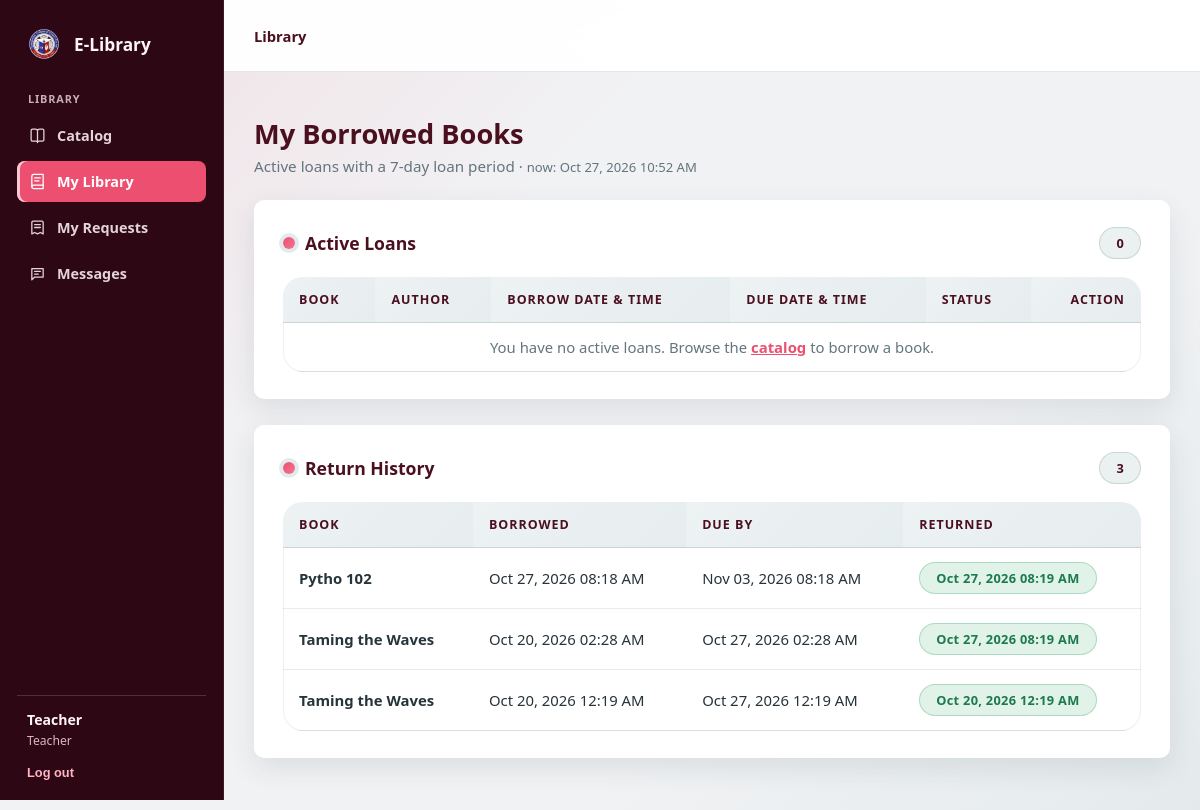
The app's page /my-books/ (signed in) with its own data.
### Rejean_App/models.py (models this page shows, shortened)
class CustomUser(AbstractUser):
    ROLE_STUDENT = 'student'
    ROLE_TEACHER = 'teacher'
    ROLE_STAFF = 'staff'
    ROLE_CHOICES = [
        (ROLE_STUDENT, 'Student'),
        (ROLE_TEACHER, 'Teacher'),
        (ROLE_STAFF, 'Staff'),
    ]
    role = models.CharField(max_length=10, choices=ROLE_CHOICES, default=ROLE_STUDENT)
    @property
    def is_staff_role(self):
        return self.is_superuser or self.role == self.ROLE_STAFF
    @property
    def account_role_display(self):
        return 'Admin' if self.is_superuser else self.get_role_display()

class BorrowRecord(models.Model):
    user = models.ForeignKey(CustomUser, on_delete=models.CASCADE, related_name='borrow_records')
    book = models.ForeignKey(Book, on_delete=models.CASCADE, related_name='borrow_records')
    borrowed_at = models.DateTimeField(auto_now_add=True)
    due_by = models.DateTimeField()
    returned_at = models.DateTimeField(null=True, blank=True)
    class Meta:
        ordering = ['-borrowed_at']
    @property
    def is_returned(self):
        return self.returned_at is not None

class Book(models.Model):
    AVAILABLE = 'Available'
    NOT_AVAILABLE = 'Not Available'
    AVAILABILITY_CHOICES = [
        (AVAILABLE, 'Available'),
        (NOT_AVAILABLE, 'Not Available'),
    ]
    book_id = models.AutoField(primary_key=True)
    book_name = models.CharField(max_length=100)
    author = models.CharField(max_length=100)
    genre = models.CharField(max_length=50)
    availability = models.CharField(max_length=20, choices=AVAILABILITY_CHOICES, default=AVAILABLE)

### Rejean_App/views.py (the view)
# urls.py: path('my-books/', views.my_books, name='my_books'),
@login_required
def my_books(request):
    records = BorrowRecord.objects.filter(user=request.user)
    active = [r for r in records if not r.is_returned]
    history = [r for r in records if r.is_returned]
    context = {
        'active': active,
        'history': history,
        'return_form': ReturnForm(),
        'now': timezone.now(),
    }
    return render(request, 'InvApp/my_books.html', context)

### Rejean_App/Templates/InvApp/my_books.html (shortened to what this page needs)
{% extends 'InvApp/base.html' %}
{% block content %}
<h1 class="lms-title">My Borrowed Books</h1>
<p class="lms-subtitle">
    Active loans with a 7-day loan period ·
    <time class="now-note">now: {{ now|date:"M d, Y h:i A" }}</time>
</p>
<div class="lms-card">
    <div class="card-title">Active Loans <span class="badge-pill badge-violet ms-auto">{{ active|length }}</span></div>
    <div class="table-wrap">
        <table class="lms-table">
            <thead>
                <tr>
                    <th>Book</th>
                    <th>Author</th>
                    <th>Borrow Date &amp; Time</th>
                    <th>Due Date &amp; Time</th>
                    <th>Status</th>
                    <th style="text-align:right;">Action</th>
                </tr>
            </thead>
            <tbody>
                {% for record in active %}
                <tr>
                    <td><strong>{{ record.book.book_name }}</strong></td>
                    <td>{{ record.book.author }}</td>
                    <td>{{ record.borrowed_at|date:"M d, Y h:i A" }}</td>
                    <td>{{ record.due_by|date:"M d, Y h:i A" }}</td>
                    <td>
                        {% if record.is_overdue %}
                        <span class="badge-pill badge-overdue">Overdue</span>
                        {% else %}
                        <span class="badge-pill badge-available">On loan</span>
                        {% endif %}
                    </td>
                    <td style="text-align:right;">
                        <form method="POST" action="{% url 'return_book' %}" style="display:inline;">
                            {% csrf_token %}
                            <input type="hidden" name="record_id" value="{{ record.pk }}">
                            <button type="submit" class="btn-pill btn-sm btn-pink">Return</button>
                        </form>
                    </td>
                </tr>
                {% empty %}
                <tr>
                    <td colspan="6" class="empty-state">
                        You have no active loans. Browse the
                        <a href="{% url 'book_list' %}" style="color:var(--primary);font-weight:700;">catalog</a>
                        to borrow a book.
                    </td>
                </tr>
                {% endfor %}
            </tbody>
        </table>
    </div>
</div>
<div class="lms-card">
    <div class="card-title">Return History <span class="badge-pill badge-violet ms-auto">{{ history|length }}</span></div>
    <div class="table-wrap">
        <table class="lms-table">
            <thead>
                <tr>
                    <th>Book</th>
                    <th>Borrowed</th>
                    <th>Due By</th>
                    <th>Returned</th>
                </tr>
            </thead>
            <tbody>
                {% for record in history %}
                <tr>
                    <td><strong>{{ record.book.book_name }}</strong></td>
                    <td>{{ record.borrowed_at|date:"M d, Y h:i A" }}</td>
                    <td>{{ record.due_by|date:"M d, Y h:i A" }}</td>
                    <td><span class="badge-pill badge-available">{{ record.returned_at|date:"M d, Y h:i A" }}</span></td>
                </tr>
                {% empty %}
                <tr>
                    <td colspan="4" class="empty-state">No previous loans yet.</td>
                </tr>
                {% endfor %}
            </tbody>
        </table>
    </div>
</div>
{% endblock %}

### Rejean_App/Templates/InvApp/base.html (shortened to what this page needs)
{% load static %}
<!DOCTYPE html>
<html lang="en">
<head>
    <link href="{% static 'InvApp/theme.css' %}?v=auth-pink-2" rel="stylesheet">
</head>
<body class="lms-body{% if request.resolver_match.url_name == 'login' or request.resolver_match.url_name == 'staff_login' or request.resolver_match.url_name == 'register' %} auth-page{% endif %}">
    {% if user.is_authenticated %}
    <div class="app-shell">
        <aside class="app-sidebar">
            <a class="app-brand" href="{% url 'book_list' %}">
                <img src="{% static 'CCTC_logo.png' %}" alt="" class="brand-logo">
                <span>E-Library</span>
            </a>
            <span class="sidebar-label">LIBRARY</span>
            <nav class="sidebar-links" aria-label="Library navigation">
                {% if user.is_staff_role %}
                <a href="{% url 'staff_dashboard' %}" class="{% if request.resolver_match.url_name == 'staff_dashboard' %}active{% endif %}">
                    <svg class="nav-icon" viewBox="0 0 24 24" aria-hidden="true"><rect x="3" y="3" width="7" height="7" rx="1"/><rect x="14" y="3" width="7" height="7" rx="1"/><rect x="3" y="14" width="7" height="7" rx="1"/><rect x="14" y="14" width="7" height="7" rx="1"/></svg><span>Dashboard</span>
                </a>
                <a href="{% url 'staff_profile' %}" class="{% if request.resolver_match.url_name == 'staff_profile' %}active{% endif %}">
                    <svg class="nav-icon" viewBox="0 0 24 24" aria-hidden="true"><circle cx="12" cy="8" r="4"/><path d="M5 21a7 7 0 0 1 14 0"/></svg><span>Profile</span>
                </a>
                <a href="{% url 'staff_members' %}?role=student" class="{% if request.resolver_match.url_name == 'staff_members' and request.GET.role == 'student' %}active{% endif %}">
                    <svg class="nav-icon" viewBox="0 0 24 24" aria-hidden="true"><path d="M16 21v-2a4 4 0 0 0-4-4H8a4 4 0 0 0-4 4v2"/><circle cx="10" cy="7" r="4"/><path d="M20 8v6M17 11h6"/></svg><span>All Student Information</span>
                </a>
                <a href="{% url 'staff_members' %}?role=teacher" class="{% if request.resolver_match.url_name == 'staff_members' and request.GET.role == 'teacher' %}active{% endif %}">
                    <svg class="nav-icon" viewBox="0 0 24 24" aria-hidden="true"><path d="M3 21h18M5 21V7l7-4 7 4v14M9 21v-8h6v8"/><path d="M9 8h.01M15 8h.01"/></svg><span>All Teacher Information</span>
                </a>
                <details class="sidebar-group" {% if request.resolver_match.url_name == 'book_list' %}open{% endif %}>
                    <summary><svg class="nav-icon" viewBox="0 0 24 24" aria-hidden="true"><path d="M4 19.5A2.5 2.5 0 0 1 6.5 17H20"/><path d="M6.5 2H20v20H6.5A2.5 2.5 0 0 1 4 19.5v-15A2.5 2.5 0 0 1 6.5 2Z"/><path d="M8 7h8M8 11h8"/></svg><span>Manage Book</span><span class="sidebar-chevron" aria-hidden="true"></span></summary>
                    <div class="sidebar-submenu">
                        <a href="{% url 'book_list' %}">All Books</a>
                        <a href="{% url 'book_list' %}?add=1">Add Book</a>
                    </div>
                </details>
                <details class="sidebar-group" {% if request.resolver_match.url_name == 'staff_issue' %}open{% endif %}>
                    <summary><svg class="nav-icon" viewBox="0 0 24 24" aria-hidden="true"><path d="M4 19.5A2.5 2.5 0 0 1 6.5 17H20"/><path d="M6.5 2H20v20H6.5A2.5 2.5 0 0 1 4 19.5v-15A2.5 2.5 0 0 1 6.5 2Z"/><path d="M12 7v6M9 10h6"/></svg><span>Issue Book</span><span class="sidebar-chevron" aria-hidden="true"></span></summary>
                    <div class="sidebar-submenu">
                        <a href="{% url 'staff_issue' %}">Issue to Member</a>
                        <a href="{% url 'staff_dashboard' %}#active-loans">Return Book</a>
                        <a href="{% url 'staff_dashboard' %}#active-loans">Issued Books</a>
                    </div>
                </details>
                <a href="{% url 'staff_requests' %}" class="{% if request.resolver_match.url_name == 'staff_requests' %}active{% endif %}">
                    <svg class="nav-icon" viewBox="0 0 24 24" aria-hidden="true"><path d="M6 3h12a2 2 0 0 1 2 2v16l-4-2-4 2-4-2-4 2V5a2 2 0 0 1 2-2Z"/><path d="M8 8h8M8 12h8M8 16h4"/></svg><span>View Requested Books</span>
                </a>
                <details class="sidebar-group" {% if request.resolver_match.url_name == 'staff_members' and request.GET.role == 'staff' %}open{% endif %}>
                    <summary><svg class="nav-icon" viewBox="0 0 24 24" aria-hidden="true"><path d="M16 21v-2a4 4 0 0 0-4-4H8a4 4 0 0 0-4 4v2"/><circle cx="10" cy="7" r="4"/><path d="M20 21v-2a4 4 0 0 0-3-3.87M16 3.13a4 4 0 0 1 0 7.75"/></svg><span>Manage Users</span><span class="sidebar-chevron" aria-hidden="true"></span></summary>
                    <div class="sidebar-submenu">
                        <a href="{% url 'staff_members' %}?role=student">Students</a>
                        <a href="{% url 'staff_members' %}?role=teacher">Teachers</a>
                        <a href="{% url 'staff_members' %}?role=staff">Staff accounts</a>
                    </div>
                </details>
                <a href="{% url 'staff_send_message' %}" class="{% if request.resolver_match.url_name == 'staff_send_message' %}active{% endif %}">
                    <svg class="nav-icon" viewBox="0 0 24 24" aria-hidden="true"><path d="M4 5h16v12H8l-4 4V5Z"/><path d="M8 9h8M8 13h5"/></svg><span>Send Message To User</span>
                </a>
                <a href="{% url 'staff_dashboard' %}#reports">
                    <svg class="nav-icon" viewBox="0 0 24 24" aria-hidden="true"><path d="M3 3v18h18"/><path d="M18 17V9M13 17V5M8 17v-3"/></svg><span>Reports</span>
                </a>
                {% else %}
                <a href="{% url 'book_list' %}" class="{% if request.resolver_match.url_name == 'book_list' %}active{% endif %}">
                    <svg class="nav-icon" viewBox="0 0 24 24" aria-hidden="true"><path d="M12 7v14"/><path d="M3 18V5a2 2 0 0 1 2-2h4a3 3 0 0 1 3 3 3 3 0 0 1 3-3h4a2 2 0 0 1 2 2v13a2 2 0 0 1-2 2h-5a2 2 0 0 0-2 2 2 2 0 0 0-2-2H5a2 2 0 0 1-2-2Z"/></svg><span>Catalog</span>
                </a>
                <a href="{% url 'my_books' %}" class="{% if request.resolver_match.url_name == 'my_books' %}active{% endif %}">
                    <svg class="nav-icon" viewBox="0 0 24 24" aria-hidden="true"><path d="M4 19.5A2.5 2.5 0 0 1 6.5 17H20"/><path d="M6.5 2H20v20H6.5A2.5 2.5 0 0 1 4 19.5v-15A2.5 2.5 0 0 1 6.5 2Z"/><path d="M8 7h8M8 11h6"/></svg><span>My Library</span>
                </a>
                <a href="{% url 'my_requests' %}" class="{% if request.resolver_match.url_name == 'my_requests' %}active{% endif %}">
                    <svg class="nav-icon" viewBox="0 0 24 24" aria-hidden="true"><path d="M6 3h12a2 2 0 0 1 2 2v16l-4-2-4 2-4-2-4 2V5a2 2 0 0 1 2-2Z"/><path d="M8 8h8M8 12h8"/></svg><span>My Requests</span>
                </a>
                <a href="{% url 'user_messages' %}" class="{% if request.resolver_match.url_name == 'user_messages' %}active{% endif %}">
                    <svg class="nav-icon" viewBox="0 0 24 24" aria-hidden="true"><path d="M4 5h16v12H8l-4 4V5Z"/><path d="M8 9h8M8 13h5"/></svg><span>Messages</span>
                </a>
                {% endif %}
            </nav>
            <div class="sidebar-account">
                <span class="account-name">{{ user.get_full_name|default:user.username }}</span>
                <span class="account-role">{{ user.account_role_display }}</span>
                <form method="POST" action="{% if user.is_staff_role %}{% url 'staff_logout' %}{% else %}{% url 'logout' %}{% endif %}">
                    <button type="submit" class="sidebar-logout">Log out</button>
                </form>
            </div>
        </aside>
        <div class="app-main">
            <header class="app-topbar">
                {% block topbar %}<span class="topbar-label">Library</span>{% endblock %}
            </header>
    {% endif %}
    <main class="lms-container">
        {% block content %}{% endblock %}
    </main>
    {% if user.is_authenticated %}
        </div>
    </div>
    {% endif %}
</body>
</html>

### records on screen
CustomUser: get_full_name "Teacher", account_role_display "Teacher"
BorrowRecord: book.book_name "Pytho 102", borrowed_at "Oct 27, 2026 08:18 AM", due_by "Nov 03, 2026 08:18 AM", returned_at "Oct 27, 2026 08:19 AM"
BorrowRecord: book.book_name "Taming the Waves", borrowed_at "Oct 20, 2026 02:28 AM", due_by "Oct 27, 2026 02:28 AM", returned_at "Oct 27, 2026 08:19 AM"
BorrowRecord: book.book_name "Taming the Waves", borrowed_at "Oct 20, 2026 12:19 AM", due_by "Oct 27, 2026 12:19 AM", returned_at "Oct 20, 2026 12:19 AM"

### other values on screen
{{ active|length }} "0"
{{ history|length }} "3"
